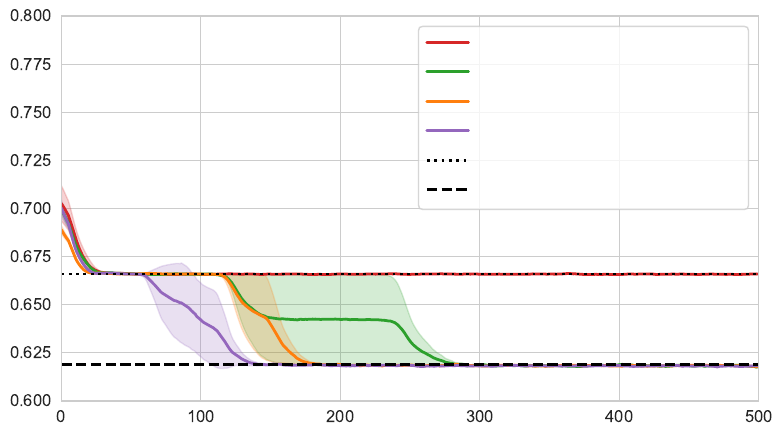

This figure's Python source:
#%%
import wandb
import pandas as pd
import seaborn as sns
from matplotlib import pyplot as plt
import numpy as np

api = wandb.Api()

def moving_average(a, n=3):
	t = np.floor(n/2).astype(int)
	b = np.zeros(a.shape)
	for i in range(b.shape[-1]):
		b[i] = np.mean(a[max(0, i-t):min(i+t+1, a.shape[-1])])
	
	return b

df1 = []
losses1 = []
for run in api.runs("mamba-markov/markov-LLM-layers-iclr", {"config.n_layer": 1}):
    try:
        df1.append(run.history(samples=20000000))
    except:
        pass

df2 = []
losses2 = []
for run in api.runs("mamba-markov/markov-LLM-layers-iclr", {"config.n_layer": 2}):
    try:
        df2.append(run.history(samples=20000000))
    except:
        pass

df4 = []
losses4 = []
for run in api.runs("mamba-markov/markov-LLM-layers-iclr", {"config.n_layer": 4}):
    try:
        df4.append(run.history(samples=20000000))
    except:
        pass

df8 = []
losses8 = []
for run in api.runs("mamba-markov/markov-LLM-layers-iclr", {"config.n_layer": 8}):
    try:
        df8.append(run.history(samples=20000000))
    except:
        pass

for h in df1:
    loss = h["val/loss"].values[:]
    loss = loss[~np.isnan(loss)]
    loss = moving_average(loss, n=10)
    losses1.append(loss)
    
loss1 = np.stack(losses1)
loss_mean1 = np.nanmean(loss1, axis=0)
loss_std1 = np.nanstd(loss1, axis=0)

for h in df2:
    loss = h["val/loss"].values[:]
    loss = loss[~np.isnan(loss)]
    loss = moving_average(loss, n=10)
    losses2.append(loss)
    
loss2 = np.stack(losses2)
loss_mean2 = np.nanmean(loss2, axis=0)
loss_std2 = np.nanstd(loss2, axis=0)

for h in df4:
    loss = h["val/loss"].values[:]
    loss = loss[~np.isnan(loss)]
    loss = moving_average(loss, n=10)
    losses4.append(loss)
    
loss4 = np.stack(losses4)
loss_mean4 = np.nanmean(loss4, axis=0)
loss_std4 = np.nanstd(loss4, axis=0)

for h in df8:
    loss = h["val/loss"].values[:]
    loss = loss[~np.isnan(loss)]
    loss = moving_average(loss, n=10)
    losses8.append(loss)
    
loss8 = np.stack(losses8)
loss_mean8 = np.nanmean(loss8, axis=0)
loss_std8 = np.nanstd(loss8, axis=0)

#
sns.set_style("whitegrid")

fig, ax = plt.subplots()
ax.plot(loss_mean1, color="tab:red", label="                                            ", linewidth=2)
ax.plot(loss_mean2, color="tab:green", label=" ", linewidth=2)
ax.plot(loss_mean4, color="tab:orange", label=" ", linewidth=2)
ax.plot(loss_mean8, color="tab:purple", label=" ", linewidth=2)
ax.fill_between(range(len(loss_mean1)), loss_mean1-loss_std1, loss_mean1+loss_std1, color="tab:red", alpha=0.2)
ax.fill_between(range(len(loss_mean2)), loss_mean2-loss_std2, loss_mean2+loss_std2, color="tab:green", alpha=0.2)
ax.fill_between(range(len(loss_mean4)), loss_mean4-loss_std4, loss_mean4+loss_std4, color="tab:orange", alpha=0.2)
ax.fill_between(range(len(loss_mean8)), loss_mean8-loss_std8, loss_mean8+loss_std8, color="tab:purple", alpha=0.2)
ax.axhline(y = 0.666, color="black", linestyle = 'dotted', label=" ", linewidth=2)
ax.axhline(y = 0.619, color="black", linestyle = '--', label=" ", linewidth=2)
#ax.set(xlabel=" ", ylabel=" ")
#ax.xaxis.label.set_fontsize(14)
ax.yaxis.label.set_fontsize(14)
plt.xlim((0,500))
plt.ylim((0.6,0.8))
plt.xticks(fontsize=12)
plt.yticks(fontsize=12)
#ax.legend(prop={'size': 12}, handlelength=1.7)
ax.legend(prop={'size': 15})
ax.grid(True, which="both")
fig.set_size_inches(9,5)
fig.savefig("loss-layers-std.pdf", bbox_inches='tight')
